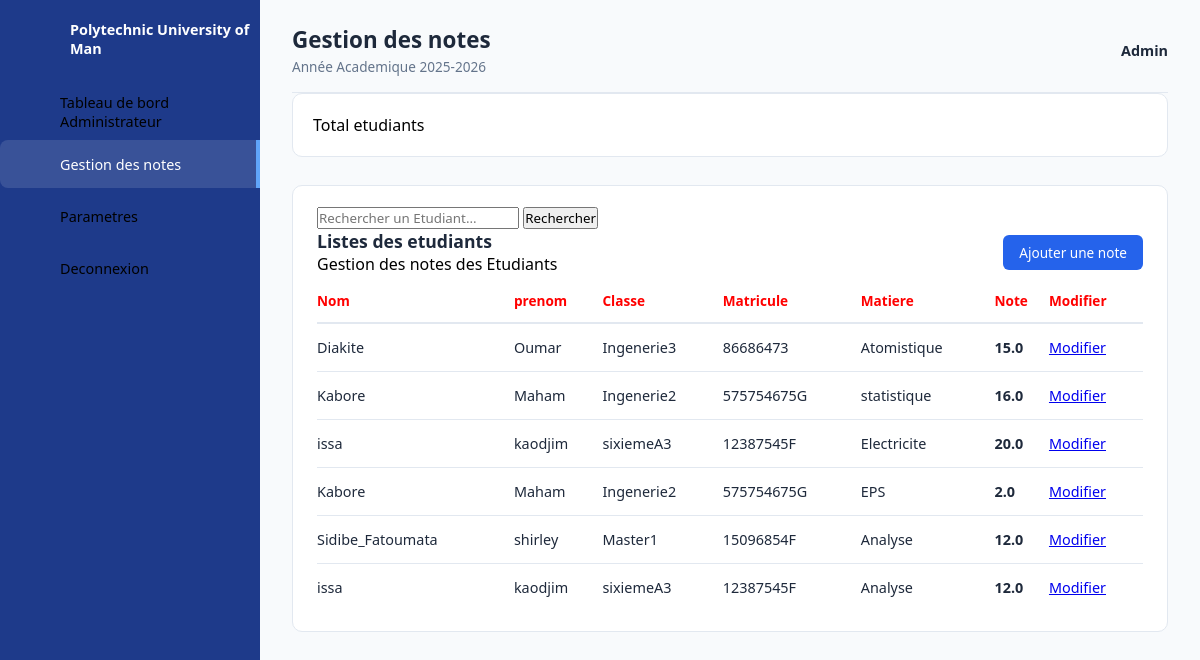
Before: /gestion_notes/ with the older database file.
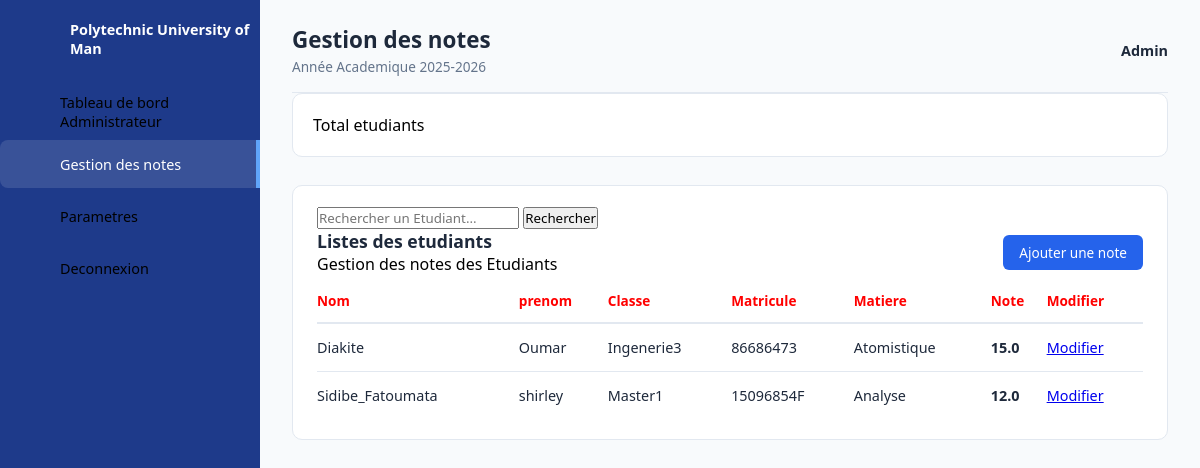
After: the same page with the newer database file.
### new_project/models.py (models this page shows, shortened)
class Notes (models.Model):
    note=models.FloatField(default=0)
    etudiant = models.ForeignKey(Etudiant, on_delete=models.CASCADE, related_name='notes')
    matiere = models.ForeignKey(Matieres, on_delete=models.CASCADE, related_name='notes')
    class Meta:
        verbose_name = "Note"
        verbose_name_plural = "Notes"

class Etudiant (models.Model):
    nom=models.CharField(max_length=100)
    prenom =models.CharField(max_length=100)
    age=models.IntegerField(default=0)
    classe = models.ForeignKey(Classes, on_delete=models.SET_NULL,null=True)
    matricule =models.CharField(max_length=50, unique=True)
    id_user = models.ForeignKey(Utilisateur,on_delete=models.CASCADE, related_name="etudiants", null=True, blank=True
)
    class Meta:
        verbose_name = "Etudiant"
        verbose_name_plural = "Etudiants"

class Classes (models.Model):
    nom=models.CharField(max_length=50)
    class Meta:
        verbose_name = "Classe"
        verbose_name_plural = "Classes"
    def __str__(self):
        return self.nom

class Matieres (models.Model):
    nom=models.CharField(max_length=50)
    class Meta:
        verbose_name = "Matière"
        verbose_name_plural = "Matieres"
    def __str__(self):
        return self.nom

### new_project/views.py (the view)
# urls.py: path('gestion_notes/', gestion_notes, name='gestion_notes'),
def gestion_notes(request):
    etudiants = Etudiant.objects.all()
    notes = Notes.objects.all()
    return render(request,'gestion_notes.html',{'etudiants': etudiants,'notes': notes})

### templates/gestion_notes.html (shortened to what the changed rows need)
{% load static %}
<!DOCTYPE html>
<html lang="fr">
<head>
    <link rel="stylesheet" href="{% static 'css/dashboardadmin.css' %}?v=2.0">
</head>
<body>
<div class="container">
    <main class="main-content">
        <header class="topbar">
            <div>
                <h2>
                    Gestion des notes
                </h2>
            </div>
        </header>
        <section class="details">
            <div class="recent-orders">
                <table>
                    <thead>
                        <tr>
                            <td class="lock">Nom </td>
                            <td class="lock">prenom </td>
                            <td class="lock">Classe</td>
                            <td class="lock">Matricule</td>
                            <td class="lock">Matiere</td>
                            <td class="lock">Note</td>
                             <td class="lock">Modifier</td>
                        </tr>
                    </thead>
                   <tbody>
{% for note in notes %}
            <tr>
                <td>
                    {{ note.etudiant.nom }}
                </td>
                <td>
                    {{ note.etudiant.prenom }}
                </td>
                <td>
                    {{ note.etudiant.classe }}
                </td>
                <td>
                    {{ note.etudiant.matricule }}
                </td>
                <td>
                    {{ note.matiere }}
                </td>
                <td>
                    <strong>
                        {{ note.note }}
                    </strong>
                </td>
                <td>
                        <a href="{% url 'modifier_note' note.id %}" class="Modifier">
                        Modifier
                        </a>
                </td>
            </tr>
{% empty %}
    <tr>
        <td colspan="7">
            Aucune note enregistrée.
        </td>
    </tr>
{% endfor %}
</tbody>
                </table>
            </div>
        </section>
    </main>
</div>
</body>
</html>

Changed rows visible on the page:
removed Notes: etudiant.nom "Kabore", etudiant.prenom "Maham", etudiant.classe "Ingenerie2", etudiant.matricule "575754675G", matiere "statistique", note "16.0"
removed Notes: etudiant.nom "issa", etudiant.prenom "kaodjim", etudiant.classe "sixiemeA3", etudiant.matricule "12387545F", matiere "Electricite", note "20.0"
removed Notes: etudiant.nom "Kabore", etudiant.prenom "Maham", etudiant.classe "Ingenerie2", etudiant.matricule "575754675G", matiere "EPS", note "2.0"
removed Notes: etudiant.nom "issa", etudiant.prenom "kaodjim", etudiant.classe "sixiemeA3", etudiant.matricule "12387545F", matiere "Analyse", note "12.0"
